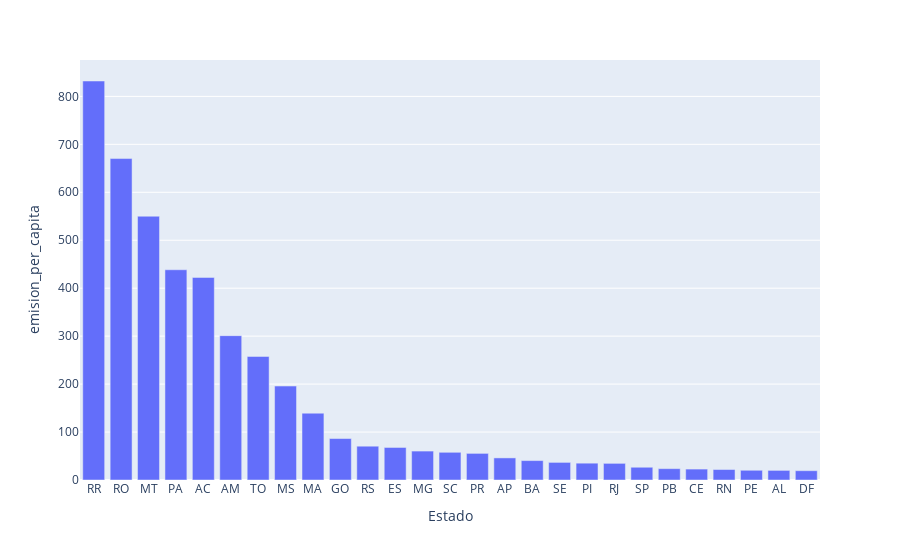

Source (notebook cell):
### Code cell
px.bar(data_frame = datos_agrupados, x= 'Estado', y= 'emision_per_capita',)

### Figure 1 — Plotly figure (JSON) as saved in the notebook; plotly's stock layout.template omitted (floating-point values rounded to 4 significant figures)
{"data": [{"hovertemplate": "Estado=%{x}<br>emision_per_capita=%{y}<extra></extra>", "legendgroup": "", "marker": {"color": "#636efa", "pattern": {"shape": ""}}, "name": "", "orientation": "v", "showlegend": false, "textposition": "auto", "type": "bar", "x": ["RR", "RO", "MT", "PA", "AC", "AM", "TO", "MS", "MA", "GO", "RS", "ES", "MG", "SC", "PR", "AP", "BA", "SE", "PI", "RJ", "SP", "PB", "CE", "RN", "PE", "AL", "DF"], "xaxis": "x", "y": [832.1, 670.3, 550.1, 438.4, 422.5, 301.0, 257.7, 195.9, 139.3, 86.44, 70.48, 67.86, 60.32, 57.77, 55.49, 46.09, 40.47, 36.71, 35.07, 34.71, 26.58, 23.65, 22.77, 21.86, 20.29, 20.03, 19.39], "yaxis": "y"}], "layout": {"barmode": "relative", "legend": {"tracegroupgap": 0}, "margin": {"t": 60}, "xaxis": {"anchor": "y", "domain": [0, 1], "title": {"text": "Estado"}}, "yaxis": {"anchor": "x", "domain": [0, 1], "title": {"text": "emision_per_capita"}}}}
